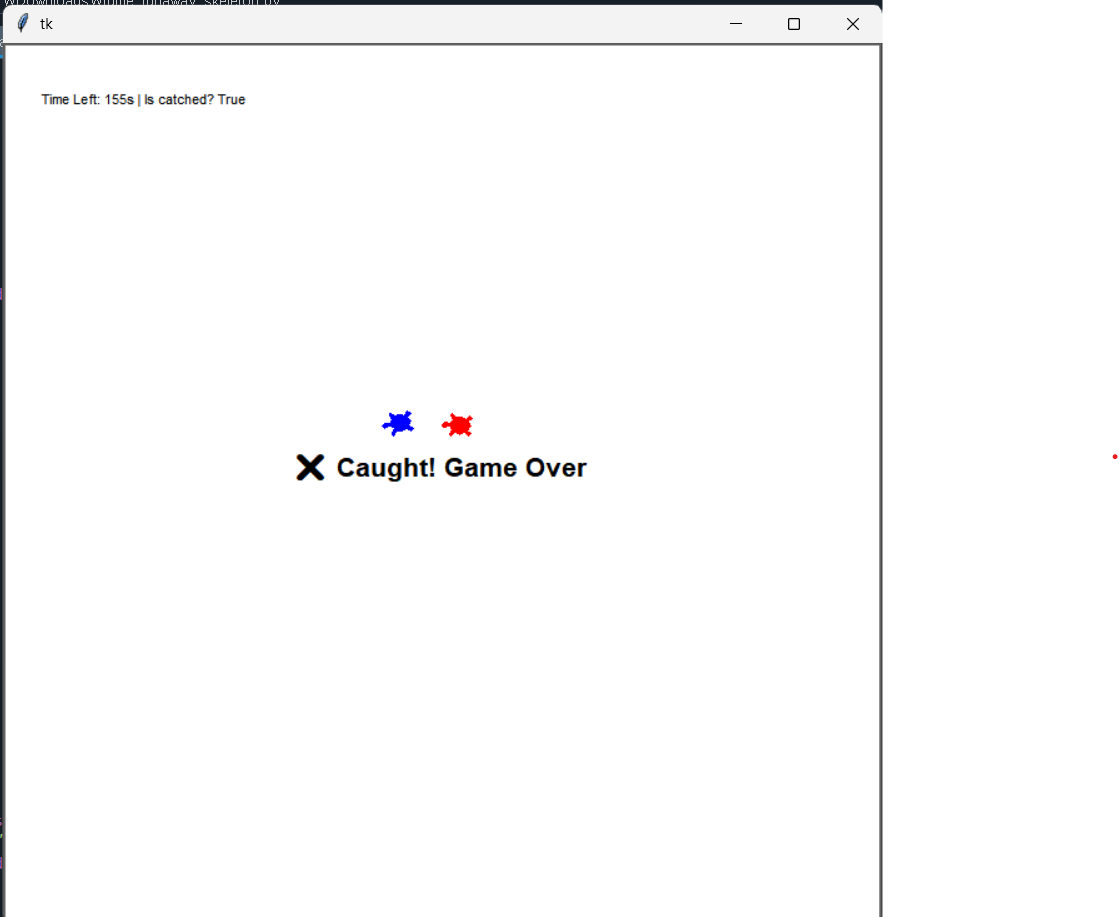

Here is the Python script that generated this plot:
# This example is not working in Spyder directly (F5 or Run)
# Please type '!python turtle_runaway.py' on IPython console in your Spyder.
import tkinter as tk
import turtle, random, math, time   # math, time 추가

class RunawayGame:
    def __init__(self, canvas, runner, chaser, catch_radius=50):
        self.canvas = canvas
        self.runner = runner
        self.chaser = chaser
        self.catch_radius2 = catch_radius**2

        # Initialize 'runner' and 'chaser'
        self.runner.shape('turtle')
        self.runner.color('blue')
        self.runner.penup()

        self.chaser.shape('turtle')
        self.chaser.color('red')
        self.chaser.penup()

        # Instantiate another turtle for drawing
        self.drawer = turtle.RawTurtle(canvas)
        self.drawer.hideturtle()
        self.drawer.penup()

    def is_catched(self):
        p = self.runner.pos()
        q = self.chaser.pos()
        dx, dy = p[0] - q[0], p[1] - q[1]
        return dx**2 + dy**2 < self.catch_radius2

    def start(self, init_dist=400, ai_timer_msec=100):
        self.runner.setpos((-init_dist / 2, 0))
        self.runner.setheading(0)
        self.chaser.setpos((+init_dist / 2, 0))
        self.chaser.setheading(180)

        # TODO) You can do something here and follows.
        self.ai_timer_msec = ai_timer_msec
        self.time_limit = 180    # 3분 카운트다운
        self.start_time = time.time()
        self.canvas.ontimer(self.step, self.ai_timer_msec)

    def step(self):
        self.runner.run_ai(self.chaser.pos(), self.chaser.heading())
        self.chaser.run_ai(self.runner.pos(), self.runner.heading())

        # TODO) You can do something here and follows.
        elapsed = time.time() - self.start_time
        time_left = int(self.time_limit - elapsed)
        is_catched = self.is_catched()

        self.drawer.undo()
        self.drawer.penup()
        self.drawer.setpos(-320, 300)
        self.drawer.write(f'Time Left: {time_left}s | Is catched? {is_catched}')

        if is_catched:
            self.drawer.setpos(-120, 0)
            self.drawer.write('❌ Caught! Game Over', font=('Arial', 16, 'bold'))
            return
        if time_left <= 0:
            self.drawer.setpos(-150, 0)
            self.drawer.write('✅ Runner Survived! Victory', font=('Arial', 16, 'bold'))
            return

        # Note) The following line should be the last of this function to keep the game playing
        self.canvas.ontimer(self.step, self.ai_timer_msec)

class ManualMover(turtle.RawTurtle):
    """Runner (직접 조종)"""
    def __init__(self, canvas, step_move=10, step_turn=10):
        super().__init__(canvas)
        self.step_move = step_move
        self.step_turn = step_turn

        # Register event handlers
        canvas.onkeypress(lambda: self.forward(self.step_move), 'Up')
        canvas.onkeypress(lambda: self.backward(self.step_move), 'Down')
        canvas.onkeypress(lambda: self.left(self.step_turn), 'Left')
        canvas.onkeypress(lambda: self.right(self.step_turn), 'Right')
        canvas.listen()

    def run_ai(self, opp_pos, opp_heading):
        # 직접 조종이라 AI 없음
        pass

class SmartChaser(turtle.RawTurtle):
    """Chaser (AI, Runner를 추격)"""
    def __init__(self, canvas, step_move=8, step_turn=10):
        super().__init__(canvas)
        self.step_move = step_move
        self.step_turn = step_turn
        self.penup()

    def run_ai(self, opp_pos, opp_heading):
        dx = opp_pos[0] - self.xcor()
        dy = opp_pos[1] - self.ycor()
        angle = math.degrees(math.atan2(dy, dx))
        self.setheading(angle)
        self.forward(self.step_move)

if __name__ == '__main__':
    # Use 'TurtleScreen' instead of 'Screen' to prevent an exception from the singleton 'Screen'
    root = tk.Tk()
    canvas = tk.Canvas(root, width=700, height=700)
    canvas.pack()
    screen = turtle.TurtleScreen(canvas)

    # TODO) Change the follows to your turtle if necessary
    runner = ManualMover(screen)    # Runner = 직접 조종
    chaser = SmartChaser(screen)    # Chaser = AI

    game = RunawayGame(screen, runner, chaser)
    game.start()
    screen.mainloop()
